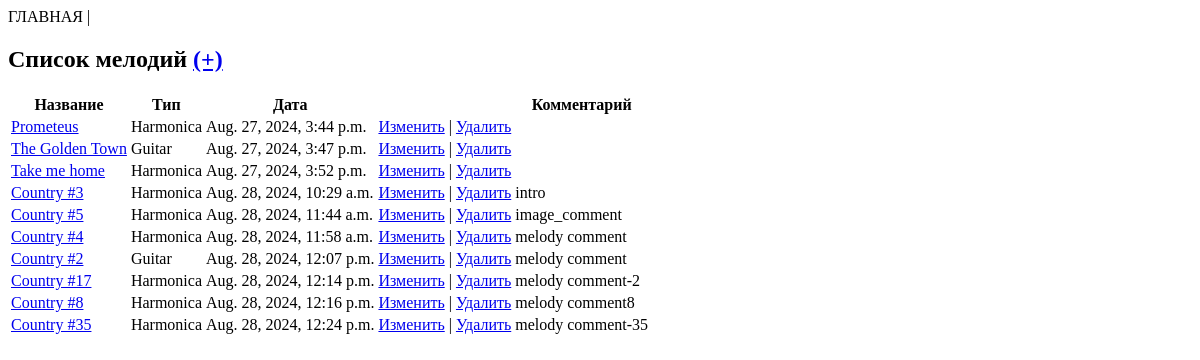
The app's page /, older data.
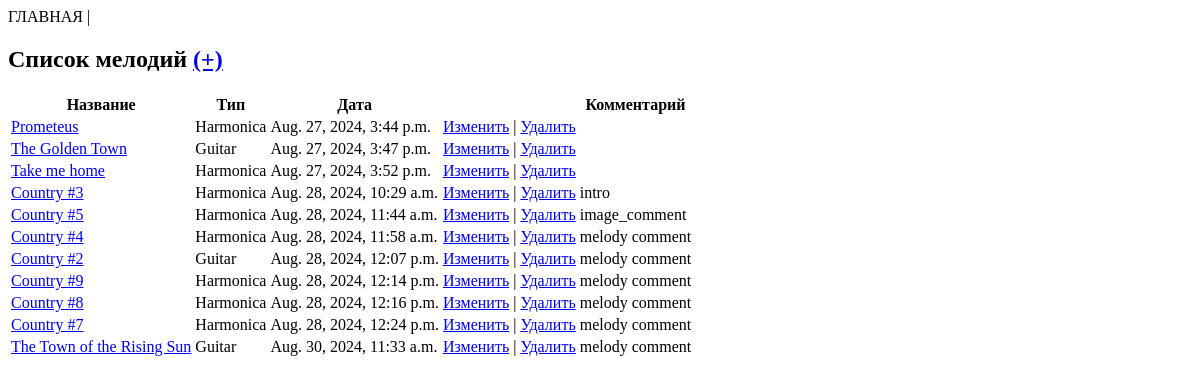
The same page, newer data.
### app/models.py (models this page shows)
class Melody(models.Model):
    name = models.CharField(max_length=200, unique=True)
    type = models.CharField(max_length=20, null=True, blank=True)
    date = models.DateTimeField()
    comment = models.CharField(max_length=200, blank=True)

### app/views.py (the view)
# urls.py: path("", views.index),
def index(request):
    melodies = Melody.objects.all()
    return render(request, "index.html", {"melodies": melodies})

### app/templates/index.html (shortened to what this page needs)
<!DOCTYPE html>
<html>
<head>
</head>
<body>
    <h2>Список мелодий <a href="create_melody/">(+)</a> </h2>
    <table>
        <thead><th>Название</th><th>Тип</th><th>Дата</th><th></th><th>Комментарий</th></thead>
        {% for melody in melodies %}
        <tr>
            <td><a href="show_melody/{{melody.id}}">{{ melody.name }}</a></td>
            <td>{{ melody.type }}</td>
            <td>{{ melody.date }}</td>
            <td><a href="edit_melody/{{melody.id}}">Изменить</a> | <a href="delete_melody/{{melody.id}}">Удалить</a></td>
            <td>{{ melody.comment }}</td>
        </tr>
        {% endfor %}
    </table>
</body>
</html>

Row changes from the older to the newer data that the page shows:
changed Melody: name "Country #17" → "Country #9"; comment "melody comment-2" → "melody comment"
changed Melody "Country #8": comment "melody comment8" → "melody comment"
changed Melody: name "Country #35" → "Country #7"; comment "melody comment-35" → "melody comment"
added Melody: name "The Town of the Rising Sun", type "Guitar", date "Aug. 30, 2024, 11:33 a.m.", comment "melody comment"
